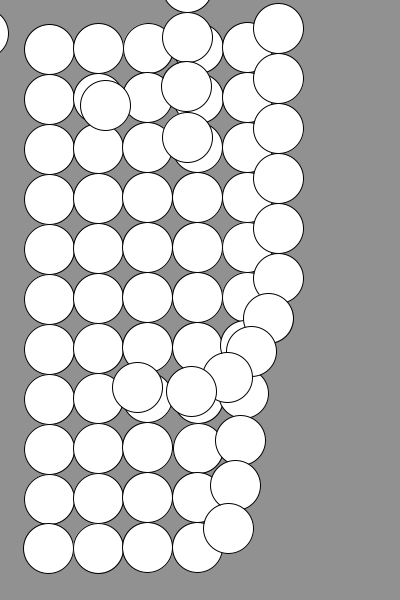
Frame 1 (no input)
Frame 2 (the mouse pressed at the canvas centre, redrawn once): identical to frame 1, image omitted

The Processing sketch that drew this single still picture (run headless with seeded random() and noise(); the mouse was pressed at the canvas centre and the sketch redrawn once):

// Processing sketch: processing_132243
// ── processing_132243.pde

void setup() {
  
  background(145);
  size(400, 600);
  
}

float wobble = 0;

void draw(){
  
 for( int x = 50; x < 351; x = x + 50){
  for ( int y = 50; y < 551; y = y + 50){
    if (x > 200 && y > 300){
      wobble = wobble * 1.5;
    }
   
    float dice = random (0, 10);
    if ( x > 300  && y > 500){
     noLoop();
   }
    if ( dice > 5){
      wobble = wobble + random(-0.5, 0.5);
    }
   ellipse( x + wobble, y + wobble, 50, 50);
   
  }
 }  
  
}
